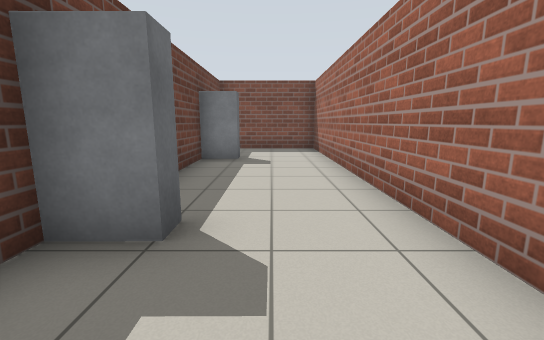
View 1 (above)

14 first-person views from a walk through a Gazebo world. The camera is 1 m above the floor, tilts 10° down and sees 90° across. The floor is counted in squares, 1 m on a side. Each view is taken from the middle of a square. On the plan, view 1 faces up. The plan holds only what a view shows up to about 11 squares ahead; the rest is blank. Simple patterns stand in for the simulator's built-in surfaces. Some stock models are drawn as simple stand-ins. Some surface patterns are stand-ins.

View 2
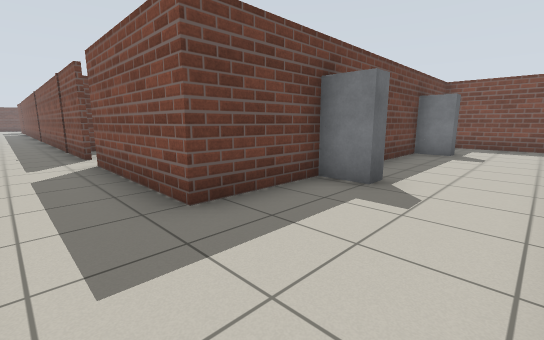

View 3
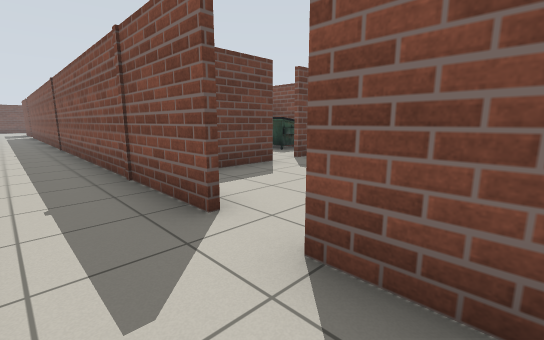

View 4
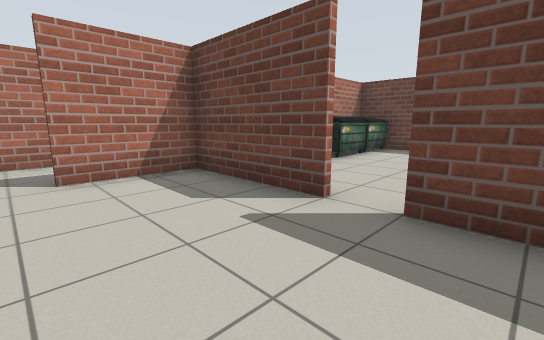

View 5
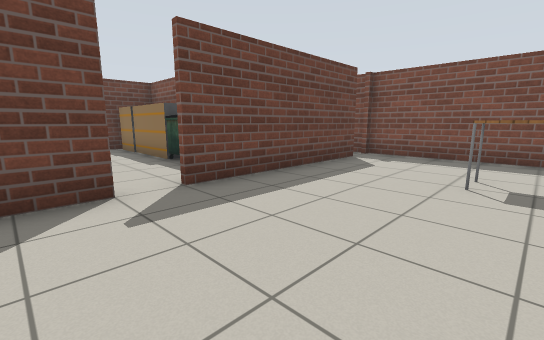

View 6
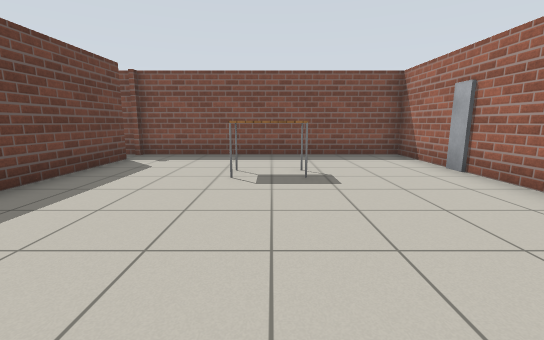

View 7
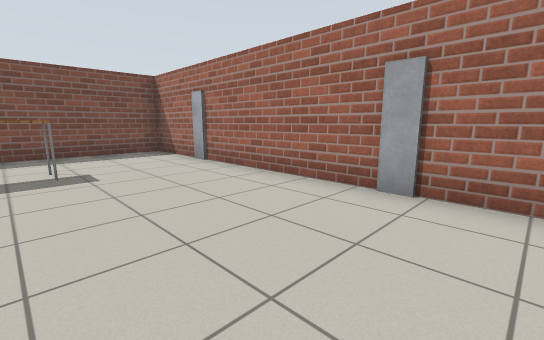

View 8
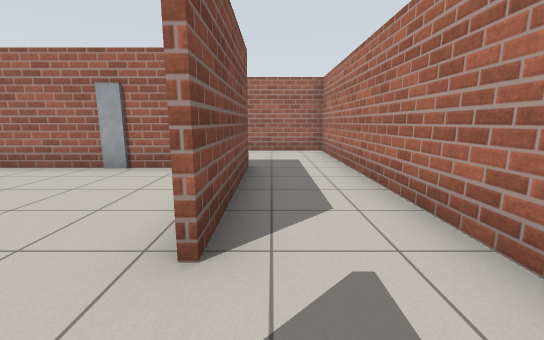

View 9
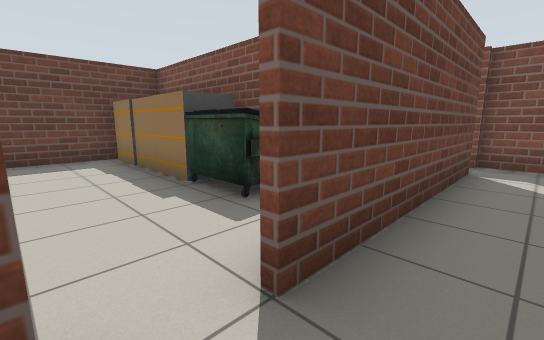

View 10
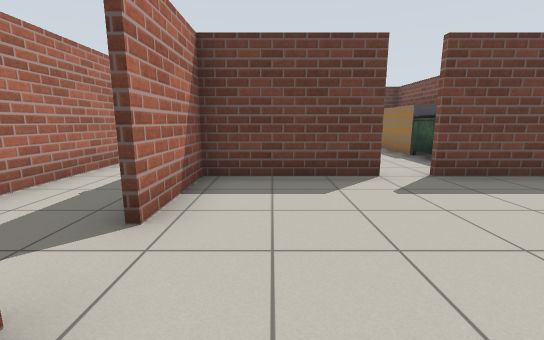

View 11
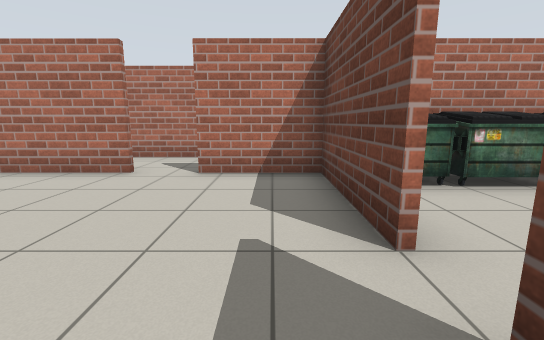

View 12
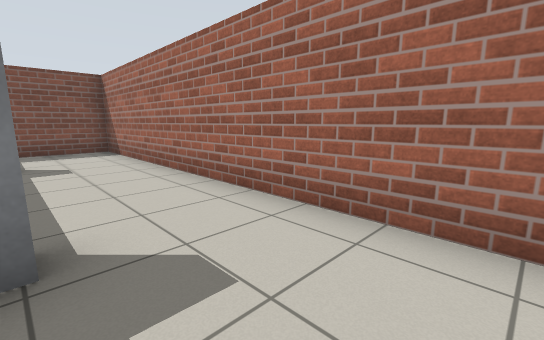

View 13
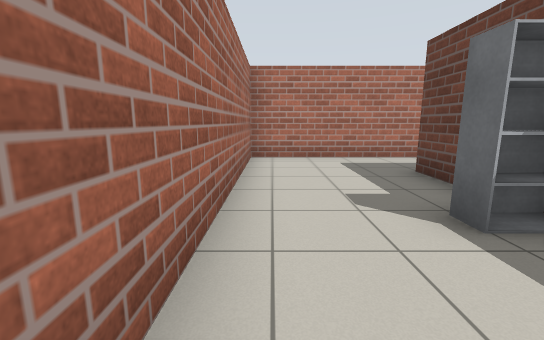

View 14
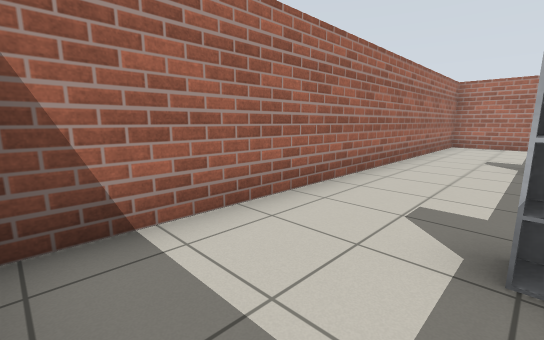

### Floor plan
Points are (right, up) in squares from view 1. A wall is a line through its corners. A room is listed if a view was taken in it or the views show most of it. See-through windows are left out.
Room 1 (views 1, 2, 3, 8, 12, 13, 14)
walls: (-7.5, -0.5) (-10.5, -0.5); (-2.1, 0.9) (-2.1, 2.4); (-1.9, 1.5) (-1.9, -0.5) (-6.3, -0.5); (-11.6, -2.8) (1.6, -2.8) (1.6, 10.4) (-1.5, 10.4); (-12.1, 6.5) (-17.2, 6.5) (-17.2, -0.3) (-16.4, -0.3); (-2.1, 7.4) (-2.1, 8.4); (-1.9, 7.5) (-1.9, 5)
ways out: opening at (-7, 0) to room 2; gap at (-10, 3.5) to room 2; opening at (-17, -1.5)
objects: dumpster (-16, 0) to (-15, 1); other object (-16, 5) to (-16, 6); dumpster (-15, 0) to (-14, 1); other object (-15, 5) to (-15, 6); other object (-14, 5) to (-14, 6); dumpster (-13, 0) to (-12, 1); dumpster (-13, 5) to (-12, 6); dumpster (-11, 0) to (-11, 1); shelf (-2, 2) to (-1, 2); shelf (-2, 8) to (-1, 8)
Room 2 (views 4, 5, 6, 7, 9, 10, 11)
walls: (-2.1, 8.4) (-2.1, 10.4) (-10, 10.4); (-10, 3.1) (-10, -0.3) (-7.5, -0.3); (-2.1, 2.4) (-2.1, 7.4); (-10, 9.5) (-10, 4); (-6.2, -0.3) (-3.5, -0.3)
ways out: opening at (-7, 0) to room 1; gap at (-10, 3.5) to room 1
objects: table (-7, 7) to (-6, 7)

Where each view was taken, in squares from view 1:
view 1: 0 up, 0 right, facing up
view 2: 2 down, 1 right, facing up-left
view 3: 2 down, 5 left, facing up-left
view 4: 5 up, 7 left, facing down-left
view 5: 2 up, 6 left, facing up-left
view 6: 2 up, 6 left, facing up
view 7: 1 up, 6 left, facing up-right
view 8: 1 down, 8 left, facing right
view 9: 3 up, 9 left, facing up-left
view 10: 1 up, 5 left, facing left
view 11: 5 up, 9 left, facing down
view 12: 0 up, 1 left, facing up-right
view 13: 5 up, 1 right, facing down
view 14: 10 up, 1 left, facing down-right
